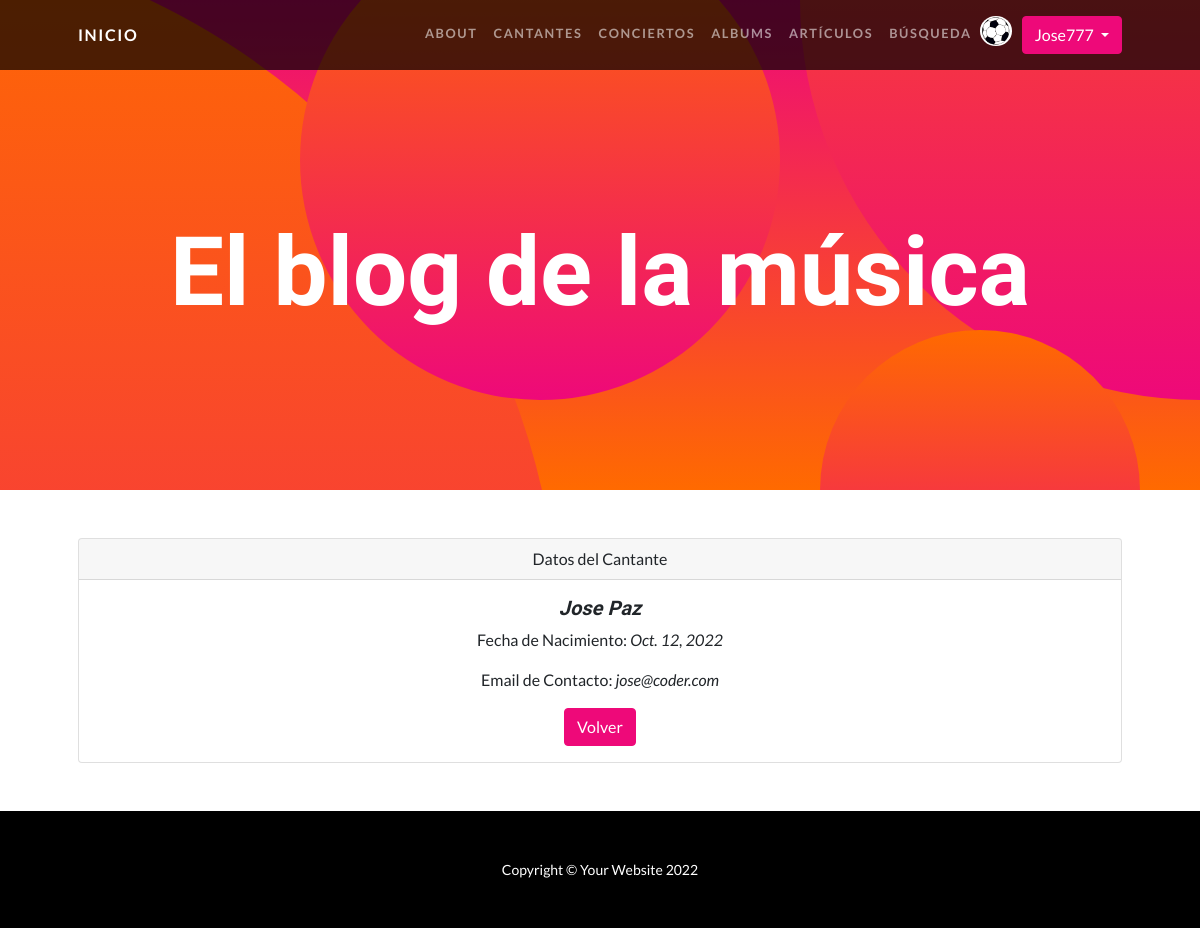
The page /AppBlog/detalle_cantante/2 (signed in) on the database as committed earlier.
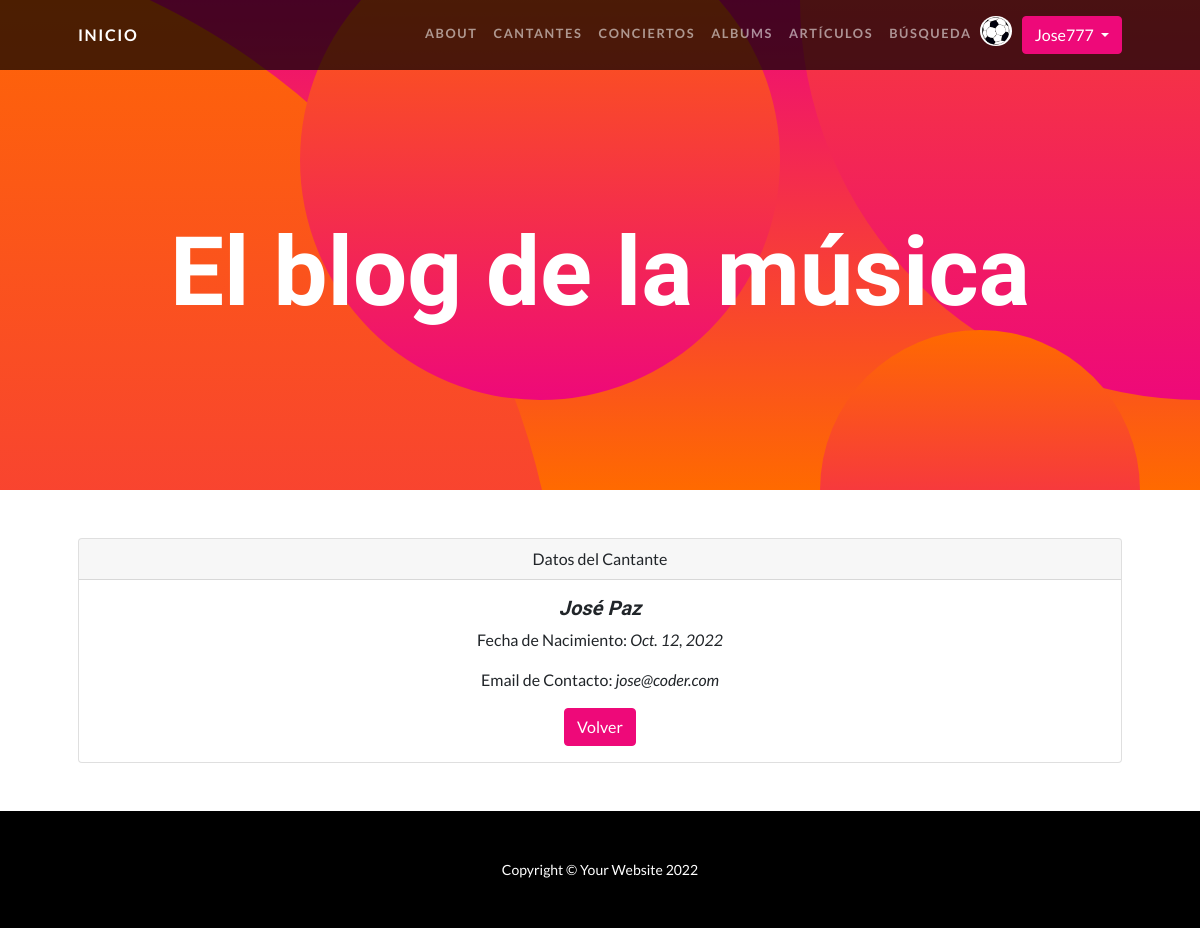
The same page on the database as committed later.
### AppBlog/models.py (models this page shows, shortened)
class Cantante(models.Model):
    nombre = models.CharField(max_length=30)
    apellido = models.CharField(max_length=30)
    fecha_nacimiento = models.DateField(null=True)
    email = models.EmailField()

### AppBlog/views.py (the view)
# urls.py: path("detalle_cantante/<pk>", CantanteDetail.as_view(), name="CantanteDetail"),
class CantanteDetail(LoginRequiredMixin, DetailView):
    model = Cantante
    template_name = "AppBlog/cantante_detalle.html"

### AppBlog/templates/AppBlog/cantante_detalle.html
{% extends "AppBlog/padre.html" %}
{% load static %}
{% block contenidoQueCambia %}
<div class="container px-5 my-5">
    <div class="card text-center">
        <div class="card-header">
         Datos del Cantante
        </div>
        <div class="card-body">
          <h5 class="card-title"><i>{{cantante.nombre}} {{cantante.apellido}}</i></h5>
          <p class="card-text">Fecha de Nacimiento: <i>{{cantante.fecha_nacimiento}}</i></p>
          <p class="card-text">Email de Contacto: <i> {{cantante.email}}</i></p>
          <a href="{% url 'cantantes' %}" class="btn btn-primary">Volver</a>
        </div>
    </div>
</div>
{% endblock %}

Rows that differ between the two databases and show on the page:
changed Cantante "Paz": nombre "Jose" → "José"
